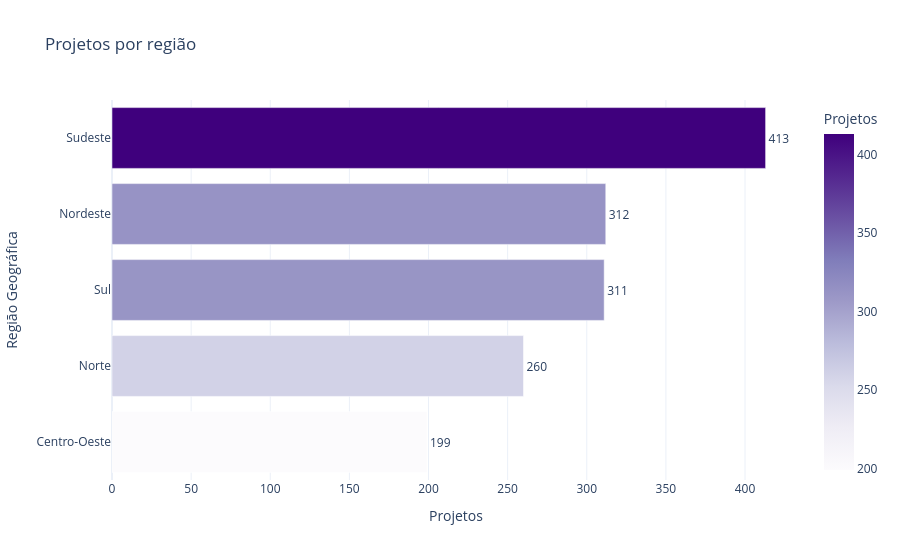

This figure's notebook cell:
### Code cell
por_regiao = contagem_por_categoria(df, 'Região Geográfica')
grafico_barra_horizontal(por_regiao, 'Região Geográfica', 'Projetos por região', escala_cor='Purples').show()

### Figure 1 — Plotly figure (JSON) as saved in the notebook; plotly's stock layout.template omitted (floating-point values rounded to 4 significant figures)
{"data": [{"hovertemplate": "Projetos=%{marker.color}<br>Região Geográfica=%{y}<extra></extra>", "legendgroup": "", "marker": {"color": [199, 260, 311, 312, 413], "coloraxis": "coloraxis", "pattern": {"shape": ""}}, "name": "", "orientation": "h", "showlegend": false, "text": [199.0, 260.0, 311.0, 312.0, 413.0], "textposition": "outside", "type": "bar", "x": [199, 260, 311, 312, 413], "xaxis": "x", "y": ["Centro-Oeste", "Norte", "Sul", "Nordeste", "Sudeste"], "yaxis": "y"}], "layout": {"barmode": "relative", "coloraxis": {"colorbar": {"title": {"text": "Projetos"}}, "colorscale": [[0, "rgb(252,251,253)"], [0.125, "rgb(239,237,245)"], [0.25, "rgb(218,218,235)"], [0.375, "rgb(188,189,220)"], [0.5, "rgb(158,154,200)"], [0.625, "rgb(128,125,186)"], [0.75, "rgb(106,81,163)"], [0.875, "rgb(84,39,143)"], [1, "rgb(63,0,125)"]]}, "legend": {"tracegroupgap": 0}, "showlegend": false, "title": {"text": "Projetos por região"}, "xaxis": {"anchor": "y", "domain": [0, 1], "title": {"text": "Projetos"}}, "yaxis": {"anchor": "x", "domain": [0, 1], "title": {"text": "Região Geográfica"}}}}
